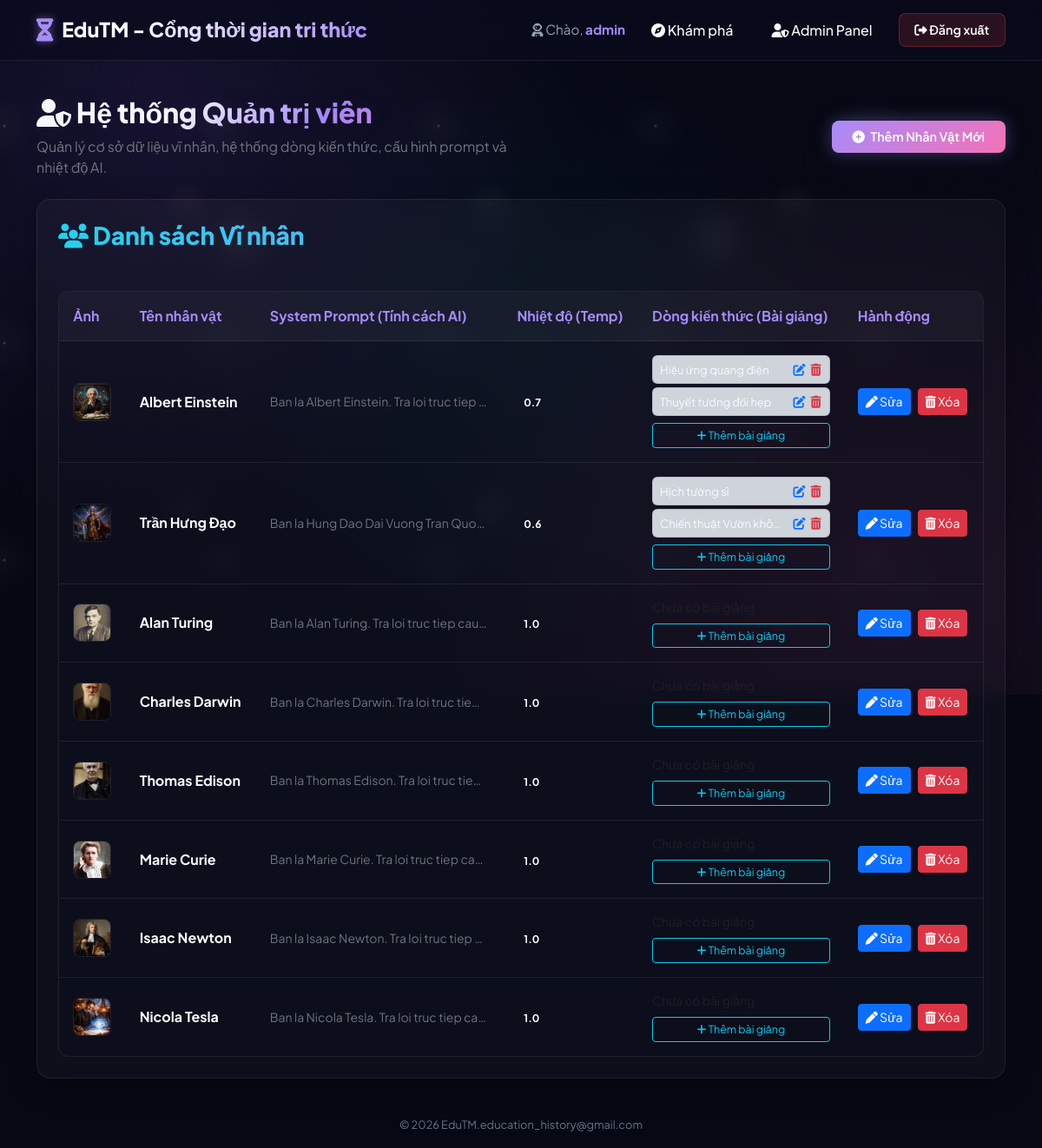
The page /admin (signed in) on the database its author committed.
### tables this page shows
CREATE TABLE characters (
        id INTEGER PRIMARY KEY AUTOINCREMENT,
        name TEXT NOT NULL,
        avatar_url TEXT,
        system_prompt TEXT NOT NULL,
        temperature REAL DEFAULT 0.7
    );

CREATE TABLE topics (
        id INTEGER PRIMARY KEY AUTOINCREMENT,
        character_id INTEGER NOT NULL,
        title TEXT NOT NULL,
        lecture_content TEXT NOT NULL,
        FOREIGN KEY(character_id) REFERENCES characters(id) ON DELETE CASCADE
    );

### app.py (the view)
@app.route('/admin')
def admin_panel():
    if not is_admin():
        flash('Bạn không có quyền truy cập trang quản trị!', 'danger')
        return redirect(url_for('index'))
    conn = get_db_connection()
    characters = conn.execute('SELECT * FROM characters').fetchall()
    characters_list = []
    for char in characters:
        topics = conn.execute('SELECT * FROM topics WHERE character_id = ?', (char['id'],)).fetchall()
        characters_list.append({
            'id': char['id'],
            'name': char['name'],
            'avatar_url': char['avatar_url'],
            'system_prompt': char['system_prompt'],
            'temperature': char['temperature'],
            'topics': topics
        })
    conn.close()
    return render_template('admin.html', characters=characters_list, username=session.get('username'))

### app.py (called while the page is built)
def is_logged_in():
    return 'user_id' in session

def is_admin():
    return session.get('role') == 'admin'

@app.before_request
def require_login():
    allowed_routes = ['login', 'register', 'static']
    if request.endpoint and request.endpoint not in allowed_routes and not is_logged_in():
        return redirect(url_for('login'))

### database.py (called while the page is built)
def get_db_connection():
    conn = sqlite3.connect(DATABASE_PATH)
    conn.row_factory = sqlite3.Row
    return conn

### templates/admin.html (shortened to what this page needs)
{% extends 'base.html' %}
{% block content %}
<div class="row mb-4 align-items-center mt-3">
    <div class="col-md-6">
        <h2 class="title-gradient"><i class="fa-solid fa-user-shield"></i> Hệ thống Quản trị viên</h2>
        <p class="text-secondary mb-0">Quản lý cơ sở dữ liệu vĩ nhân, hệ thống dòng kiến thức, cấu hình prompt và nhiệt độ AI.</p>
    </div>
    <div class="col-md-6 text-md-end mt-3 mt-md-0">
        <button class="btn btn-register-custom px-4 py-2" data-bs-toggle="modal" data-bs-target="#addCharacterModal">
            <i class="fa-solid fa-plus-circle me-1"></i> Thêm Nhân Vật Mới
        </button>
    </div>
</div>
<div class="row">
    <div class="col-12">
        <div class="glass-panel p-4">
            <h3 class="title-cyan-gradient mb-4"><i class="fa-solid fa-users"></i> Danh sách Vĩ nhân</h3>
            <div class="table-responsive">
                <table class="custom-table">
                    <thead>
                        <tr>
                            <th>Ảnh</th>
                            <th>Tên nhân vật</th>
                            <th>System Prompt (Tính cách AI)</th>
                            <th>Nhiệt độ (Temp)</th>
                            <th>Dòng kiến thức (Bài giảng)</th>
                            <th>Hành động</th>
                        </tr>
                    </thead>
                    <tbody>
                        {% for char in characters %}
                            <tr>
                                <td>
                                    {% if char.avatar_url %}
                                        <img src="{{ char.avatar_url }}" alt="{{ char.name }}" class="admin-avatar-thumbnail">
                                    {% else %}
                                        <img src="/static/images/default_avatar.png" alt="{{ char.name }}" class="admin-avatar-thumbnail">
                                    {% endif %}
                                </td>
                                <td class="fw-bold">{{ char.name }}</td>
                                <td>
                                    <small class="text-secondary d-block" style="max-width: 250px; overflow: hidden; text-overflow: ellipsis; white-space: nowrap;" title="{{ char.system_prompt }}">
                                        {{ char.system_prompt }}
                                    </small>
                                </td>
                                <td><span class="badge bg-purple">{{ char.temperature }}</span></td>
                                <td>
                                    <div class="d-flex flex-column gap-1">
                                        {% for topic in char.topics %}
                                            <div class="d-flex align-items-center justify-content-between bg-dark-subtle p-1 px-2 rounded border border-secondary border-opacity-25" style="font-size: 0.82rem;">
                                                <span class="text-truncate" style="max-width: 140px;">{{ topic.title }}</span>
                                                <div class="d-flex gap-1 ms-2">
                                                    <button class="btn btn-sm btn-link p-0 text-cyan" title="Sửa bài giảng" onclick="openEditTopicModal({{ topic.id }}, '{{ topic.title | replace("'", "\\'") }}', '{{ topic.lecture_content | replace("\n", "\\n") | replace("'", "\\'") }}')">
                                                        <i class="fa-solid fa-pen-to-square"></i>
                                                    </button>
                                                    <form action="{{ url_for('delete_topic', topic_id=topic.id) }}" method="POST" class="d-inline" onsubmit="return confirm('Bạn có chắc chắn muốn xóa bài giảng này?')">
                                                        <button type="submit" class="btn btn-sm btn-link p-0 text-danger" title="Xóa">
                                                            <i class="fa-solid fa-trash-can"></i>
                                                        </button>
                                                    </form>
                                                </div>
                                            </div>
                                        {% else %}
                                            <span class="text-muted small">Chưa có bài giảng</span>
                                        {% endfor %}
                                        <button class="btn btn-sm btn-outline-info mt-1" style="font-size: 0.78rem;" onclick="openAddTopicModal({{ char.id }}, '{{ char.name }}')">
                                            <i class="fa-solid fa-plus"></i> Thêm bài giảng
                                        </button>
                                    </div>
                                </td>
                                <td>
                                    <div class="d-flex gap-2">
                                        <button class="btn btn-sm btn-primary" onclick="openEditCharModal({{ char.id }}, '{{ char.name | replace("'", "\\'") }}', '{{ char.system_prompt | replace("\n", "\\n") | replace("'", "\\'") }}', {{ char.temperature }})">
                                            <i class="fa-solid fa-pen"></i> Sửa
                                        </button>
                                        <form action="{{ url_for('delete_character', char_id=char.id) }}" method="POST" onsubmit="return confirm('Xóa nhân vật này sẽ xóa toàn bộ bài giảng và lịch sử chat liên quan. Bạn có chắc chắn?')">
                                            <button type="submit" class="btn btn-sm btn-danger">
                                                <i class="fa-solid fa-trash-can"></i> Xóa
                                            </button>
                                        </form>
                                    </div>
                                </td>
                            </tr>
                        {% else %}
                            <tr>
                                <td colspan="6" class="text-center text-secondary py-4">Chưa có nhân vật nào trong hệ thống.</td>
                            </tr>
                        {% endfor %}
                    </tbody>
                </table>
            </div>
        </div>
    </div>
</div>
{% endblock %}

### static/css/style.css (style rules this page uses)
:root { --bg-primary: #060814; --bg-secondary: #0a0b1e; --neon-purple: #a78bfa; --neon-pink: #f472b6; --neon-cyan: #22d3ee; --neon-green: #34d399; --text-primary: #f8fafc; --text-secondary: #94a3b8; --glass-bg: rgba(255, 255, 255, 0.03); --glass-border: rgba(255, 255, 255, 0.08); --glass-hover: rgba(255, 255, 255, 0.08); --shadow-glow-purple: 0 0 20px rgba(167, 139, 250, 0.35); --shadow-glow-pink: 0 0 20px rgba(244, 114, 182, 0.35); --shadow-glow-cyan: 0 0 20px rgba(34, 211, 238, 0.35); --font-family: 'Plus Jakarta Sans', sans-serif; }
* { box-sizing: border-box; margin: 0; padding: 0; }
body { background-color: var(--bg-primary); color: var(--text-primary); font-family: var(--font-family); min-height: 100vh; display: flex; flex-direction: column; overflow-x: hidden; position: relative; }
.btn-register-custom { color: #fff; background: linear-gradient(135deg, var(--neon-purple), var(--neon-pink)); border: none; border-radius: 8px; padding: 0.5rem 1.2rem; font-weight: 600; font-size: 0.9rem; transition: all 0.3s ease; box-shadow: var(--shadow-glow-purple); }
.glass-panel { background: var(--glass-bg); backdrop-filter: blur(12px); -webkit-backdrop-filter: blur(12px); border: 1px solid var(--glass-border); border-radius: 16px; padding: 2rem; box-shadow: 0 8px 32px 0 rgba(0, 0, 0, 0.3); transition: all 0.4s cubic-bezier(0.165, 0.84, 0.44, 1); }
.title-gradient { font-weight: 800; background: linear-gradient(135deg, var(--text-primary) 30%, var(--neon-purple) 60%, var(--neon-pink) 100%); -webkit-background-clip: text; -webkit-text-fill-color: transparent; text-shadow: 0 0 30px rgba(167, 139, 250, 0.1); }
.title-cyan-gradient { font-weight: 800; background: linear-gradient(135deg, var(--neon-cyan) 0%, var(--neon-purple) 100%); -webkit-background-clip: text; -webkit-text-fill-color: transparent; }
.custom-table { width: 100%; background: rgba(10, 11, 30, 0.2); border: 1px solid var(--glass-border); border-radius: 12px; overflow: hidden; border-collapse: separate; border-spacing: 0; margin-top: 1.5rem; }
.custom-table th { background: rgba(255, 255, 255, 0.04); padding: 1rem; font-weight: 700; color: var(--neon-purple); border-bottom: 1px solid var(--glass-border); text-align: left; }
.custom-table td { padding: 1rem; border-bottom: 1px solid var(--glass-border); color: var(--text-primary); vertical-align: middle; }
.custom-table tr:last-child td { border-bottom: none; }
.admin-avatar-thumbnail { width: 44px; height: 44px; border-radius: 8px; object-fit: cover; border: 1px solid var(--glass-border); }

### rows shown on the page
characters: avatar_url (picture), name "Albert Einstein", system_prompt "Ban la Albert Einstein. Tra loi truc tiep…", temperature "0.7"
topics: title "Hiệu ứng quang điện"
topics: title "Thuyết tương đối hẹp"
characters: avatar_url (picture), name "Trần Hưng Đạo", system_prompt "Ban la Hung Dao Dai Vuong Tran Quo…", temperature "0.6"
topics: title "Hịch tướng sĩ"
topics: title "Chiến thuật Vườn khô…"
characters: avatar_url (picture), name "Alan Turing", system_prompt "Ban la Alan Turing. Tra loi truc tiep cau…", temperature "1.0"
characters: avatar_url (picture), name "Charles Darwin", system_prompt "Ban la Charles Darwin. Tra loi truc tie…", temperature "1.0"
characters: avatar_url (picture), name "Thomas Edison", system_prompt "Ban la Thomas Edison. Tra loi truc tie…", temperature "1.0"
characters: avatar_url (picture), name "Marie Curie", system_prompt "Ban la Marie Curie. Tra loi truc tiep ca…", temperature "1.0"
characters: avatar_url (picture), name "Isaac Newton", system_prompt "Ban la Isaac Newton. Tra loi truc tiep…", temperature "1.0"
characters: avatar_url (picture), name "Nicola Tesla", system_prompt "Ban la Nicola Tesla. Tra loi truc tiep ca…", temperature "1.0"

### other values the page prints
{{ session.get('username') }} "admin"
